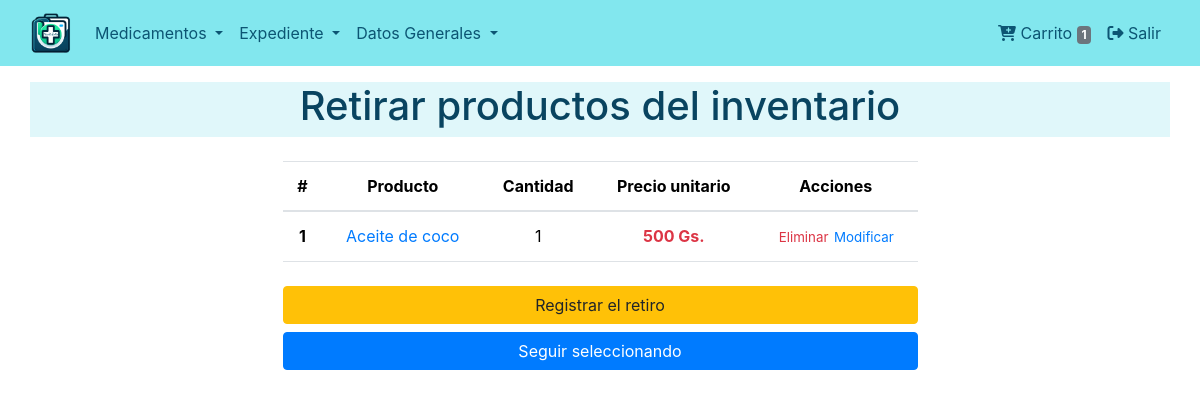
/retiros/ (signed in), run on an earlier commit of the app's database.
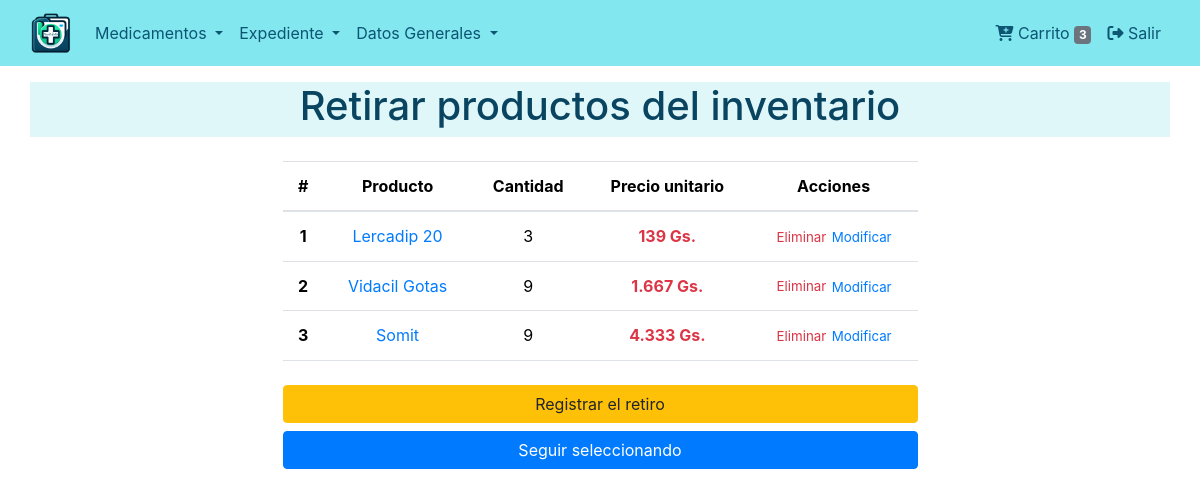
And on a later commit of the database.
### dispensers/models.py (models this page shows, shortened)
class DispenserProducts(models.Model):
    dispenser=models.ForeignKey(Dispenser, on_delete=models.CASCADE)
    product=models.ForeignKey(Product, on_delete=models.CASCADE)
    quantity=models.IntegerField(default=1)
    created_at = models.DateTimeField(auto_now_add=True)
    objects=DispenserProductsManger()

### products/models.py (models this page shows, shortened)
class Product(models.Model):
    nombre_local = models.CharField("Nombre", max_length=50, unique=True)
    existencia = models.PositiveBigIntegerField("Existencia en Inventario")
    uso_cotidiano=models.BooleanField("Usado actualmente", default=True)
    venta_controlada = models.BooleanField("Venta Controlada", default=False)
    presentacion = models.ForeignKey(Presentation, on_delete=models.SET_NULL, null=True, blank=True)
    cantidad_caja=models.PositiveBigIntegerField("Cantidad por caja", default=1)
    precio = models.PositiveBigIntegerField("Precio", default=0)
    compuesto_principal = models.TextField("Compuesto Principal", max_length=100, blank=True) # Debe ser una lista desplegable
    especialidad = models.ManyToManyField(Specialty, blank=True)
    fabricante = models.CharField("Fabricante", max_length=100, null=True, blank=True)
    pais = models.CharField("País", max_length=50, default='Paraguay', blank=True)
    descripcion = models.TextField("Descripción", blank=True)
    usos = models.TextField("Usos posibles", blank=True)
    posologia = models.TextField("Posología", blank=True)
    embarazo = models.TextField("Embarazo", blank=True)
    lactancia = models.TextField("Lactancia", blank=True)
    contraindicaciones = models.TextField("Contraindicaciones", blank=True)
    precauciones = models.TextField("Precauciones", blank=True)
    reacciones_adversas = models.TextField("Reacciones Adversas", blank=True)
    interacciones = models.TextField("Interacciones", blank=True)
    codigo_barras = models.CharField(max_length=100, unique=True, null=True, blank=True)
    imagen_caja=models.ImageField(upload_to='products/',null=True, blank=True)
    slug=models.SlugField(null=True, blank=True, unique=True)
    creado_el = models.DateTimeField("Creado el", auto_now_add=True)
    @property
    def precio_por_unidad(self):
        return round(self.precio / self.cantidad_caja) if self.cantidad_caja else 0
    class Meta:
        verbose_name = ("Producto")
        verbose_name_plural = ("Productos")

### dispensers/views.py (the view)
# urls.py: path('',views.dispenser,name='dispenser'),
def dispenser(request):
    dispenser = get_or_create_dispenser(request)
    return render(request, 'dispensers/dispenser.html', {'dispenser': dispenser})

### dispensers/context_processors.py (called while the page is built)
def cart_processor(request):
    dispenser = get_or_create_dispenser(request)
    return {'cart_item_count': dispenser.products.count() if dispenser else 0}

### dispensers/models.py (called while the page is built)
    def products_related(self):
        return self.dispenserproducts_set.select_related('product').all()

### dispensers/utils.py (called while the page is built, shortened)
def get_or_create_dispenser(request):
    user = request.user if request.user.is_authenticated else None
    if user:
        dispenser = Dispenser.objects.filter(user=user).first()
        if dispenser:
            request.session['dispenser_id'] = dispenser.dispenser_id
            return dispenser

### products/templatetags/product_extras.py (called while the page is built)
@register.filter
def price_format(value):
    try:
        value = float(value)
        formatted_value = '{:,.0f}'.format(value)
        formatted_value = formatted_value.replace(',', '.')
        return '{} Gs.'.format(formatted_value)
    except (ValueError, TypeError):
        return value  # Retorna el valor original si no se puede convertir

### dispensers/templates/dispensers/dispenser.html (shortened to what this page needs)
{% extends "base.html" %}
{% load product_extras %}
{% block content %}
    {% include "snippets/title.html" with title='Retirar productos del inventario' %}
    <div class="container">
        {% if dispenser.products.exists %}
            {% include "dispensers/snippets/withdrawal.html" %}
        {% endif %}
    </div>
{% endblock content %}

### dispensers/templates/dispensers/snippets/withdrawal.html (shortened to what this page needs)
{% load product_extras %}
<div class="row justify-content-center">
    <div class="col-md-7">
        <table class="table">
            <thead>
                <tr class="text-center">
                    <th scope="col">#</th>
                    <th scope="col">Producto</th>
                    <th scope="col">Cantidad</th>
                    <th scope="col">Precio unitario</th>
                    <th scope="col">Acciones</th>
                </tr>
            </thead>
            <tbody>
                {% for cp in dispenser.products_related %}
                <tr class="text-center">
                    <th>{{ forloop.counter }}</th>
                    <td>
                        <a href="{% url 'products:product' cp.product.slug %}" class="text-decoration-none">{{ cp.product.nombre_local }}</a>
                    </td>
                    <td>{{ cp.quantity }}</td>
                    <td>
                        <span class="font-weight-bold text-danger">{{ cp.product.precio_por_unidad | price_format }}</span>
                    </td>
                    <td>
                        <form action="{% url 'dispensers:remove' %}" method="post" class="d-inline">
                            <button type="submit" class="btn btn-link p-0 text-danger" style="font-size: smaller;">Eliminar</button>
                        </form>
                        <a href="{% url 'dispensers:modify' cp.product.id %}" class="text-decoration-none text-primary" style="font-size: smaller;">Modificar</a>
                    </td>
                </tr>
                {% endfor %}
            </tbody>
        </table>
    </div>
</div>
<div class="row justify-content-center">
    <div class="col-md-7">
        <form action="{% url 'dispensers:register_withdrawal' %}" method="post" class="mt-2">
            <button type="submit" class="btn btn-warning w-100">Registrar el retiro</button>
        </form>
    </div>
</div>
<div class="row justify-content-center mt-2">
    <div class="col-md-7">
        <a href="{% url 'index' %}" class="btn btn-primary w-100">Seguir seleccionando</a>
    </div>
</div>

What changed in the data, as far as the page shows it:
removed DispenserProducts: product.nombre_local "Aceite de coco", quantity "1", product.precio_por_unidad "500 Gs."
added DispenserProducts: product.nombre_local "Lercadip 20", quantity "3", product.precio_por_unidad "139 Gs."
added DispenserProducts: product.nombre_local "Vidacil Gotas", quantity "9", product.precio_por_unidad "1.667 Gs."
added DispenserProducts: product.nombre_local "Somit", quantity "9", product.precio_por_unidad "4.333 Gs."
Also different on the page:
{{ cart_item_count }}: "1" → "3"
